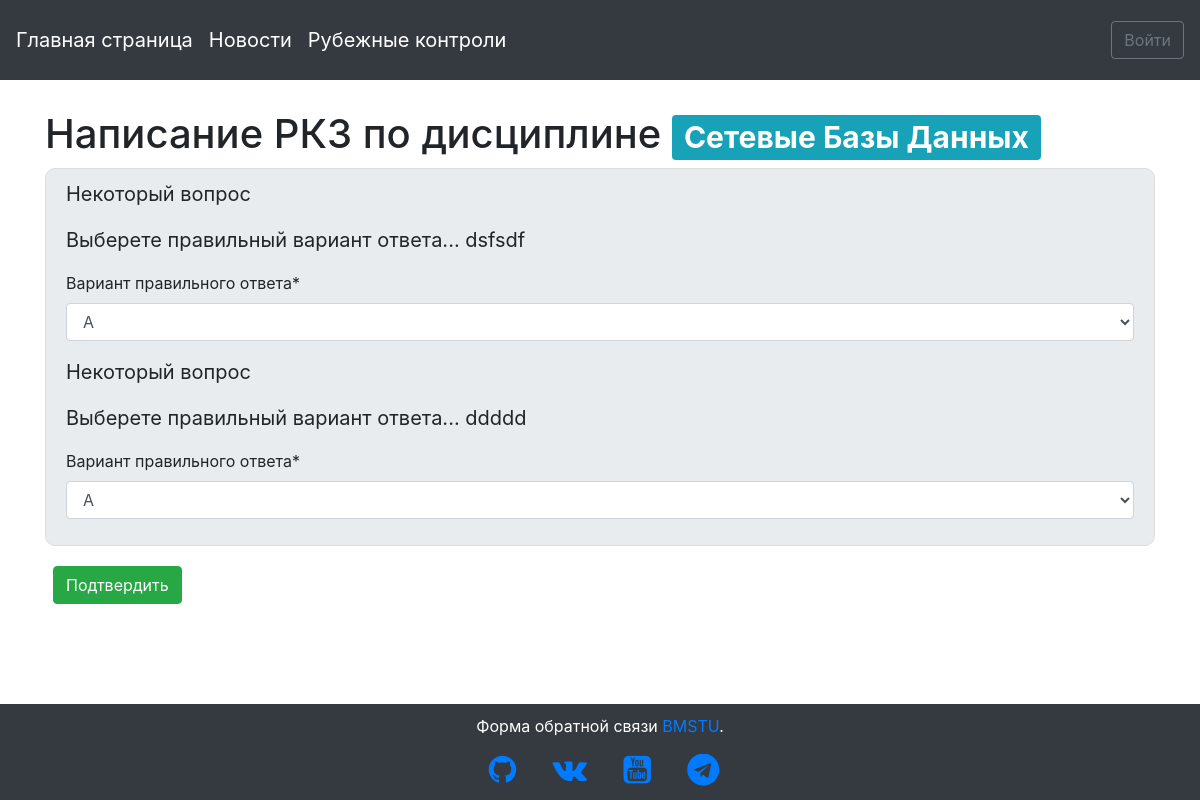
/rk/4/solving/, run on the app's committed database.
### questiontest/models.py (models this page shows, shortened)
class RK(models.Model):
    name = models.CharField(max_length=255, verbose_name="Название РК", default="РК1")
    disciple = models.ForeignKey(Disciple, on_delete=models.CASCADE, verbose_name="Дисциплина", null=True)
    date_start = models.DateTimeField(default=now, verbose_name='Дата начала')
    date_stop = models.DateTimeField(verbose_name='Дата окончания', default=(now() + timedelta(days=3)))

class Question(models.Model):
    A = 'A'
    B = 'B'
    C = 'C'
    D = 'D'
    ANSWERS_CHOICES = (
        (A, 'A'),
        (B, 'B'),
        (C, 'C'),
        (D, 'D')
    )
    name = models.CharField(max_length=255, verbose_name="Название вопроса", default="Некоторый вопрос")
    body = models.TextField(verbose_name="Содержание вопроса", default="Выберете правильный вариант ответа...")
    answer_true = models.CharField(max_length=1, choices=ANSWERS_CHOICES, default='A', verbose_name="Вариант правильного ответа")
    rk = models.ForeignKey(RK, on_delete=models.CASCADE, verbose_name="Контрольные вопросы", null=True)

### attendance_control/models.py (models this page shows, shortened)
class Disciple(models.Model):
    name = models.CharField(max_length=255, verbose_name='Название предмета')
    teacher = models.ForeignKey(CustomUser, on_delete=models.CASCADE, verbose_name="Преподаватель")

### questiontest/views.py (the view, shortened to what this page needs)
# urls.py: path('<rk_id>/solving/', views.rk_solving, name="rk_solving"),
def rk_solving(request, rk_id):
    rk = RK.objects.get(pk=rk_id)
    questions = rk.question_set.all()
    true_answers = [val.answer_true for val in questions]
    QuestionsForm = modelform_factory(Question, fields=('answer_true',))
    form = QuestionsForm()
    return render(request, "rk_solving.html", {'rk': rk, 'questions': questions, 'form': form})

### templates/rk_solving.html (shortened to what this page needs)
{% extends 'base.html' %}
{% load crispy_forms_tags %}
{% block content %}
  <h1>Написание {{ rk.name }} по дисциплине <span class="badge badge-info">{{ rk.disciple.name }}</span></h1>
  <form method="POST" enctype="multipart/form-data">
    <div class="content-section" style="height: 100%;">
      {% for question in questions %}
        <p>{{ question.name }}</p>
        <p>{{ question.body }}</p>
        {{ form|crispy }}
      {% endfor %}
    </div>
    <button class="btn btn-success ml-2" type="submit">Подтвердить</button>
  </form>
{% endblock %}

### static/css/base.css (style rules this page uses)
.content-section { height: 850px; width: auto; background: #e9ecef; padding: 10px 20px; border: 1px solid #dddddd; border-radius: 10px; margin-bottom: 20px; }
.content-section p { font-size: 20px; }
body { background-image: url(http://iu1ni.bmstu.ru/imgs/mstu-logo.png); background-repeat: no-repeat; background-position: center 460px; background-size: 25%; background-color: #ffffff; background-attachment: fixed; }

### data on the page
RK: name "РК3", disciple.name "Сетевые Базы Данных"
Question: name "Некоторый вопрос", body "Выберете правильный вариант ответа... dsfsdf"
Question: name "Некоторый вопрос", body "Выберете правильный вариант ответа... ddddd"
